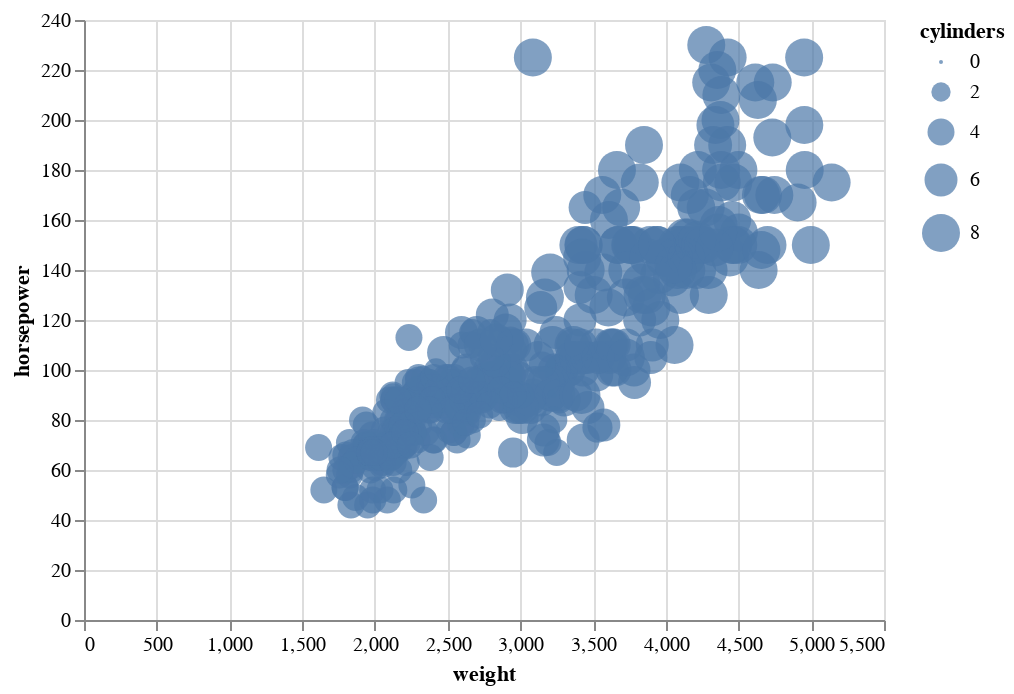

The notebook cell saved with this chart:
### Markdown cell above
The strength of this style of plotting (which is shared by Seaborn and Plotly) is that you can use many more encodings than just the x-coordinate and y-coordinate.  Here we encode the "cylinders" column from the DataFrame in the size of the points.

Much more important than memorizing this syntax is to understand how the data in `df` is reflected in the following chart.  (Pick a row in the DataFrame and try to find the corresponding point in the chart.  Does its size look correct?)

### Code cell
# syntax will seem weird at first
alt.Chart(df).mark_circle().encode(
    x="weight",
    y="horsepower",
    size="cylinders"
)

### Figure 1 — Vega-Lite specification as saved in the notebook (floating-point values rounded to 4 significant figures; data arrays with more than 128 entries replaced by an {"elided": "..."} marker saying what was removed)
{"config": {"view": {"continuousWidth": 400, "continuousHeight": 300}}, "data": {"name": "data-f1198cc0481ad698d7dc4699e0a3efa7"}, "mark": "circle", "encoding": {"size": {"field": "cylinders", "type": "quantitative"}, "x": {"field": "weight", "type": "quantitative"}, "y": {"field": "horsepower", "type": "quantitative"}}, "$schema": "https://vega.github.io/schema/vega-lite/v4.17.0.json", "datasets": {"data-f1198cc0481ad698d7dc4699e0a3efa7": {"elided": "398 records"}}}
